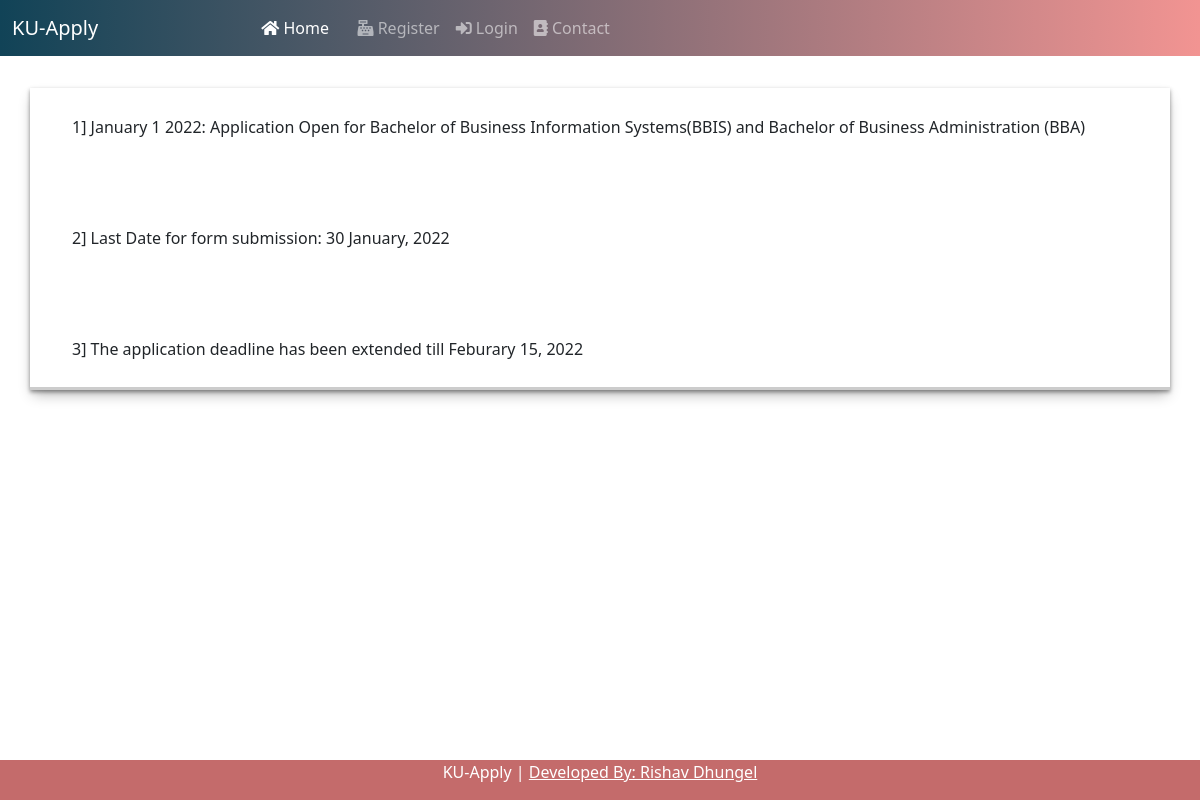
Screenshot of /notice/5/ with the database file from the repository.
### college/models.py (models this page shows, shortened)
class Detail(models.Model):
    title = models.ForeignKey(Notice, on_delete=models.CASCADE)
    notice = models.CharField(max_length=200)

### college/views.py (the view)
# urls.py: path("notice/<int:myid>/", views.notice, name="notice"),
def notice(request, myid):
    notices = Notice.objects.filter(id=myid).first()
    details = Detail.objects.filter(title=notices)
    return render(request, "notice.html", {'details':details})

### college/templates/notice.html (shortened to what this page needs)
{% extends 'basic.html' %}
{% block home %} active {% endblock %}
{% block body %}
<div class="container mt-2" id="box">
{% for i in details %}
<h6 style="margin-top: 2rem; padding: 30px;">{{forloop.counter}}] {{i.notice}}</h6>
{% endfor %}
</div>
{% endblock %}

### college/templates/notice.html (style rules this page uses)
#box { width:100%; box-shadow: rgba(0, 0, 0, 0.4) 0px 2px 4px, rgba(0, 0, 0, 0.3) 0px 7px 13px -3px, rgba(0, 0, 0, 0.2) 0px -3px 0px inset; }

### rows the page displays
Detail: notice "January 1 2022: Application Open for Bachelor of Business Information Systems(BBIS) and Bachelor of Business Administration (BBA)"
Detail: notice "Last Date for form submission: 30 January, 2022"
Detail: notice "The application deadline has been extended till Feburary 15, 2022"
